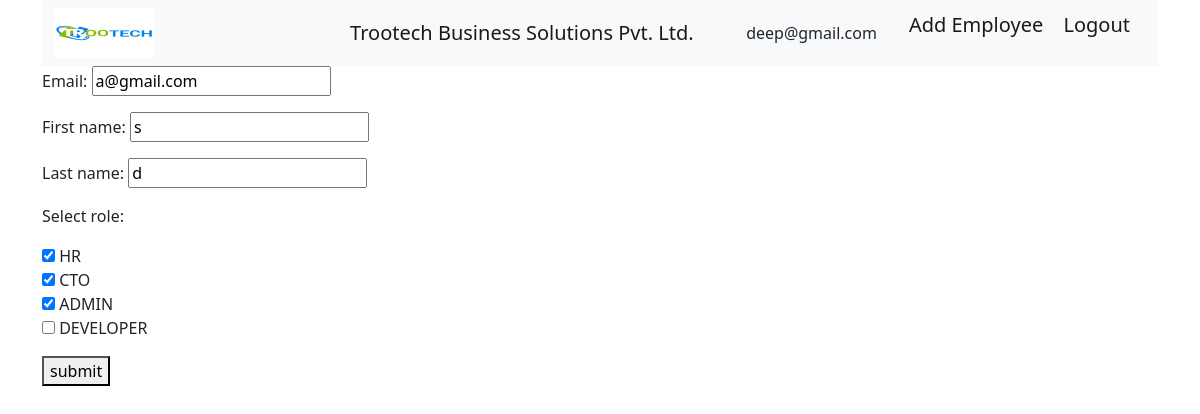
/employee_edit/98 (signed in), run on an earlier commit of the app's database.
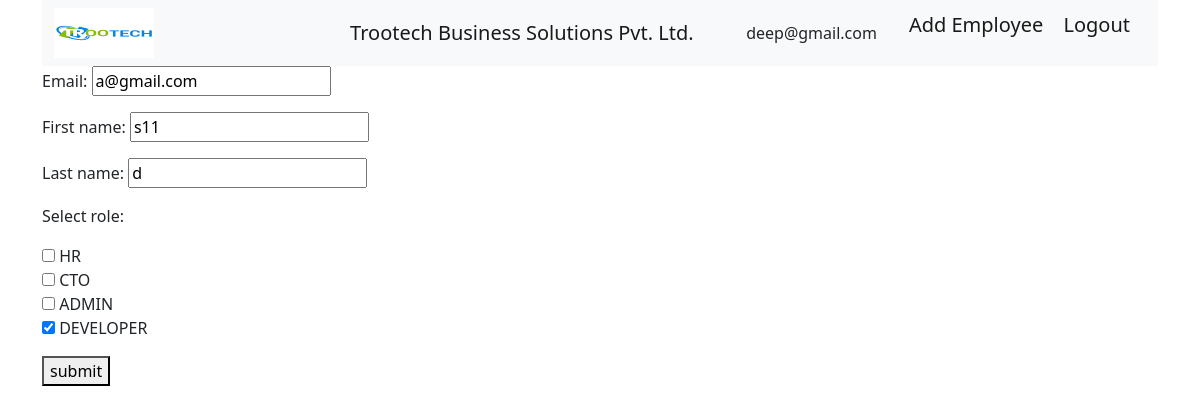
And on a later commit of the database.
### employee/models.py (models this page shows, shortened)
class Employee(AbstractUser):
    username = models.CharField(max_length=150, blank=True, unique=False)
    email = models.EmailField(max_length=100, unique=True)
    select_role = models.ManyToManyField(Depatment)
    USERNAME_FIELD = 'email'
    REQUIRED_FIELDS = ['username']
    is_deleted = models.BooleanField(default=False)
    @property
    def get_roles(self):
        return [select_value['name'] for select_value in self.select_role.values('name')]

### employee/views.py (the view, shortened to what this page needs)
# urls.py: path('employee_edit/<int:pk>',views.EmployeeEditForm.as_view(),name='employee_edit'),
class EmployeeEditForm(LoginRequiredMixin,UpdateView):
    template_name ='employee_edit.html'
    form_class = EmployeeEdit
    model = Employee
    success_url = reverse_lazy('employee_list')

### employee/forms.py
class EmployeeEdit(forms.ModelForm):
    select_role = forms.ModelMultipleChoiceField(widget=forms.CheckboxSelectMultiple,queryset=Depatment.objects.all())
    class Meta:
        model = Employee
        fields = ['email','first_name','last_name','select_role']

### employee/models.py (called while the page is built)
    def __str__(self):
        return self.name

### templates/employee_edit.html (shortened to what this page needs)
{% include 'employee_base.html' %}
<!DOCTYPE html>
<html>
    <body class="container">
        <form method="POST">
            {{ form.as_p}}
        <button type="update">submit</button>
        </form>
    </body>
</html>

### templates/employee_base.html (shortened to what this page needs)
{% load static %}
<!DOCTYPE html>
<html>
    <head>
        <link href=https://cdn.jsdelivr.net/npm/bootstrap@5.2.3/dist/css/bootstrap.min.css rel ="stylesheet">
    </head>
    <body class="container">
        <nav class="navbar navbar-expand-lg bg-light">
            <div class="container-fluid">
              <img src="{%static 'logo.png'%}" width="100" height="50" alt="logo" class="d-inline-block align-text-top">
              <a class="navbar-brand mx-auto" style="width: 200px;">Trootech Business Solutions Pvt. Ltd.</a>
                {% if request.user.is_authenticated %}
                   {{user.email}}
                {% endif %}
                <ul style="list-style-type: none;">
                    <li>
                      {% if 'HR' and 'ADMIN' and 'CTO' in request.user.get_roles %}
                        <a class="navbar-brand" href="{% url 'add_employee'%}" >Add Employee</a>
                      {% elif 'DEVELOPER' in request.user.get_roles %}
                        <a class="navbar-brand"  disabled>Add Employee</a>
                      {% elif 'ADMIN' in request.user.get_roles %}
                        <a class="navbar-brand" href="{% url 'add_employee'%}" >Add Employee</a>
                      {% elif 'HR' in request.user.get_roles %}
                        <a class="navbar-brand" href="{% url 'add_employee'%}" >Add Employee</a>
                      {% elif 'HR' and 'DEVELOPER' in request.user.get_roles %}
                        <a class="navbar-brand" href="{% url 'add_employee'%}" >Add Employee</a>
                      {% endif %}
                        <a class="navbar-brand" href="{% url 'logout' %}">Logout</a>
                    </li>
                </ul>
              </div>
          </nav>
    </body>
</html>

What changed in the data, as far as the page shows it:
changed Employee "a@gmail.com": first_name "s" → "s11"
Also different on the page:
form field select_role: "☑ ☑ ☑ ☐" → "☐ ☐ ☐ ☑"
